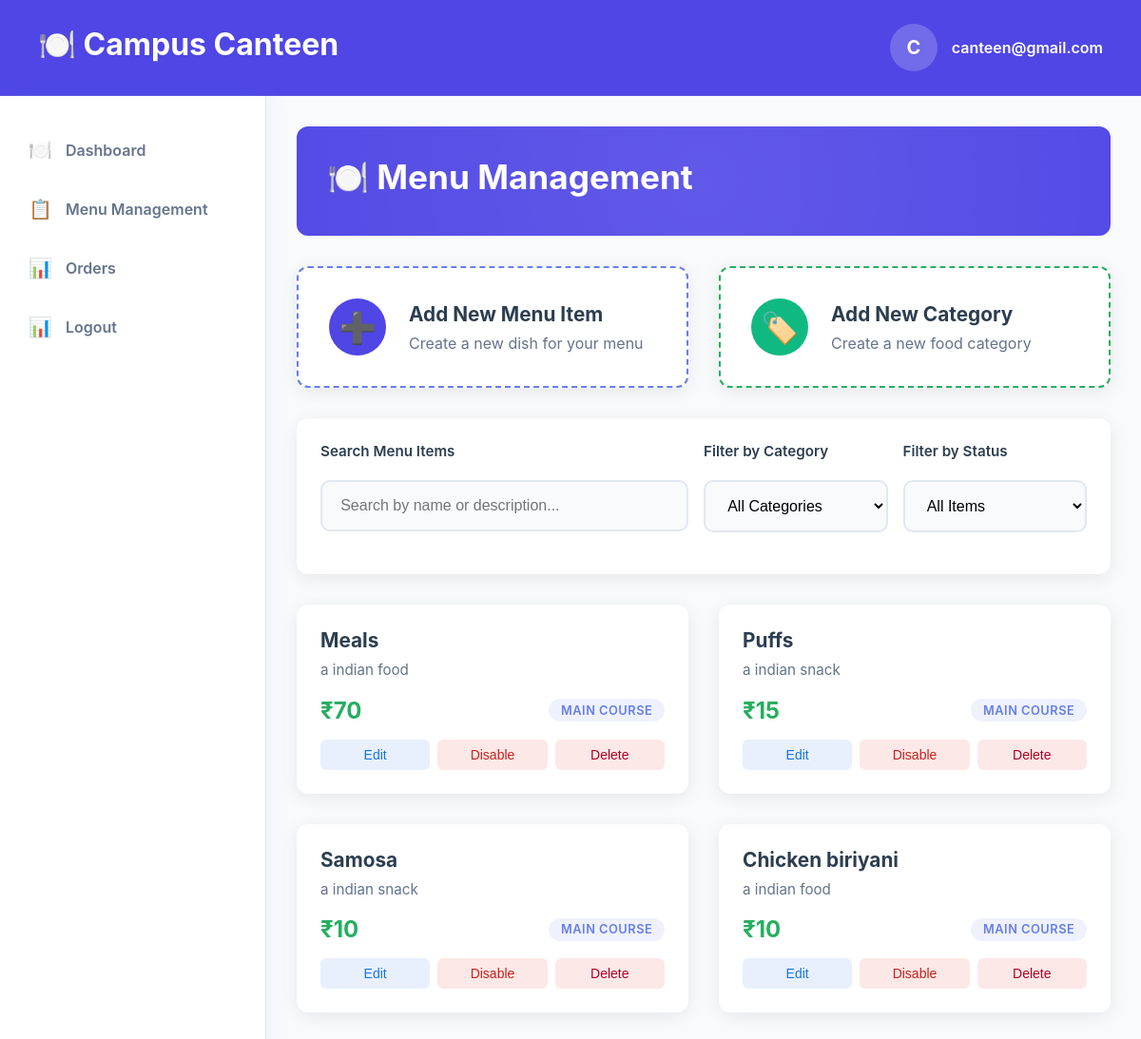
/public/canteen/menu_management (signed in), run on the app's committed database.
### tables this page shows
CREATE TABLE `items` (
  `id` int(11) NOT NULL,
  `name` varchar(50) DEFAULT NULL,
  `price` decimal(5,0) NOT NULL,
  `canteen_id` int(11) DEFAULT NULL,
  `image_location` varchar(255) DEFAULT NULL,
  `status` enum('available','unavailable') NOT NULL DEFAULT 'available',
  `description` text NOT NULL,
  `category_id` int(11) DEFAULT NULL
);

### app/controllers/Canteen.php (called while the page is built, shortened)
<?php
class Canteen extends Controller
{
    public function menu_management()
    {
        $categories = new Categories;
        $items = new Items;
        $canteen_items = $items->where(['canteen_id' => CANTEEN_ID]);
        $data['items'] = $canteen_items;
        $result = $categories->where(['canteen_id' => CANTEEN_ID]);
        $data['categories'] = [];
        foreach ($result as $res) {
            $data['categories'][] = ['name' => $res->name, 'id' => $res->id];
        }
        $this->view('canteen/menu_management', $data);
    }
}

### app/core/App.php (called while the page is built, shortened)
<?php
class App
{
    private $method = 'index';
    private function splitURL()
    {
        $URL = $_GET['url'] ?? 'home';
        $URL = explode("/", trim($URL, "/"));
        return $URL;
    }
    public function loadController()
    {
        $URL = $this->splitURL();
        $filename = "../app/controllers/" . ucfirst($URL[0]) . ".php";
        if (file_exists($filename)) {
            unset($URL[0]);
        } else {
            $filename = "../app/controllers/_404.php";
            if (file_exists($filename)) {
                require $filename;
                $this->controller = "_404";
            }
        }
        $controller = new $this->controller();
        if (!empty($URL[1])) {
            if (method_exists($controller, $URL[1])) {
                $this->method = $URL[1];
                unset($URL[1]);
            }
        }
        call_user_func_array([$controller, $this->method], $URL);
    }
}

### public/index.php (called while the page is built, shortened)
<?php
require "../app/core/init.php";
$app = new App;
$app->loadController();

### app/core/init.php (called while the page is built, shortened)
<?php
spl_autoload_register(function ($classname) {
    $filename = "../app/models/" . ucfirst($classname) . ".php";
});
require 'Database.php';
require 'App.php';

### app/core/Database.php (called while the page is built, shortened)
<?php
trait Database
{
    private function connect()
    {
        $string = "mysql:hostname=" . DBHOST . ";dbname=" . DBNAME;
        $con = new PDO($string, DBUSER, DBPASS);
        $con->setAttribute(PDO::ATTR_ERRMODE, PDO::ERRMODE_EXCEPTION);
        return $con;
    }
    public function query($query, $data = [], $returnInsertId = false)
    {
        $con = $this->connect();
        $stm = $con->prepare($query);
        $check  = $stm->execute($data);
        if ($check) {
            $result = $stm->fetchAll(PDO::FETCH_OBJ);
            if (is_array($result) && count($result)) {
                return $result;
            }
        }
        return false;
    }
}

### app/core/Model.php (called while the page is built, shortened)
<?php
trait Model
{
    protected $order_type = "desc";
    protected $order_column = "id";
    public function where($data, $data_not = [], $limit = '', $custom = '')
    {
        $keys = array_keys($data);
        $query = "select * from $this->table where ";
        foreach ($keys as $key) {
            $query .= $key . " = :" . $key . " AND ";
        }
        $query = trim($query, " AND ");
        $query .= " order by $this->order_column $this->order_type ";
        $data = array_merge($data, $data_not);
        return $this->query($query, $data);
    }
}

### app/views/canteen/menu_management.view.php (the view, shortened to what this page needs)
<!DOCTYPE html>
<html lang="en">
<head>
    <link rel="stylesheet" href="/canteen-preorder-system/public/assets/css/header.css">
    <link rel="stylesheet" href="/canteen-preorder-system/public/assets/css/sidebar.css">
    <link rel="stylesheet" href="/canteen-preorder-system/public/assets/css/student-general.css">
    <link rel="stylesheet" href="/canteen-preorder-system/public/assets/css/canteen-common.css">
    <link rel="stylesheet" href="/canteen-preorder-system/public/assets/css/menu-management.css">
    <link rel="stylesheet" href="/canteen-preorder-system/public/assets/css/add-item.css">
</head>
<body>
    <?php require 'header.view.php'; ?>
    <div class="container">
        <?php $page = "menu_management";
        require 'sidebar.view.php'; ?>
        <div class="main-content">
            <div class="page-header">
                <div class="page-header-content">
                    <h1 class="page-title">🍽️ Menu Management</h1>
                </div>
            </div>
            <div class="quick-actions-grid">
                <div data-modal-target="#modal" class="add-item-section">
                    <a href="#" class="add-new-item-btn">
                        <span class="add-icon">➕</span>
                        <div class="add-content">
                            <h3>Add New Menu Item</h3>
                            <p>Create a new dish for your menu</p>
                        </div>
                    </a>
                </div>
                <div data-modal-target="#category-modal" class="add-category-section">
                    <a href="#" class="add-new-category-btn">
                        <span class="add-icon">🏷️</span>
                        <div class="add-content">
                            <h3>Add New Category</h3>
                            <p>Create a new food category</p>
                        </div>
                    </a>
                </div>
            </div>
            <div class="search-filter-section">
                <div class="search-filter-grid">
                    <div class="form-group">
                        <label class="form-label">Search Menu Items</label>
                        <input type="text" data-from="c" class="form-input" placeholder="Search by name or description..." id="searchInput">
                    </div>
                    <div class="form-group">
                        <label class="form-label">Filter by Category</label>
                        <select class="form-select" id="categoryFilter">
                            <option value="">All Categories</option>
                        </select>
                    </div>
                    <div class="form-group">
                        <label class="form-label">Filter by Status</label>
                        <select class="form-select" id="statusFilter">
                            <option value="">All Items</option>
                        </select>
                    </div>
                </div>
            </div>
            <div class="menu-grid" id="menuGrid">
                <?php if (!empty($items)): ?>
                    <?php foreach ($items as $item): ?>
                        <div class="menu-card" data-name="<?= $item->name ?>" data-id="<?= $item->id ?>" data-category="main-course" data-status="available">
                            <div class="menu-card-content">
                                <h3 class="menu-item-name"><?= ucfirst($item->name) ?></h3>
                                <p class="menu-item-description"><?= $item->description ?></p>
                                <div class="menu-item-details">
                                    <span class="menu-item-price">₹<?= $item->price ?></span>
                                    <span class="menu-item-category">Main Course</span>
                                </div>
                                <div class="menu-item-actions">
                                    <button data-modal-target="#edit-modal<?= $item->id ?>" data-action="edit" class="action-btn edit-item edit-btn"> Edit</button>
                                    <?php if ($item->status == 'available'): ?>
                                        <button data-action="change-status" class="action-btn change-status edit-item disable-btn  ">Disable</button>
                                    <?php else: ?>
                                        <button data-action="change-status" class="action-btn change-status edit-item enable-btn  ">Enable</button>
                                    <?php endif; ?>
                                    <button data-modal-target="#delete-modal<?= $item->id ?>" data-action="delete" class="action-btn delete-btn edit-item">Delete</button>
                                </div>
                            </div>
                        </div>
                    <?php endforeach; ?>
                <?php endif; ?>
            </div>
        </div>
</body>
</html>

### public/assets/css/student-general.css (style rules this page uses)
* { margin: 0; padding: 0; box-sizing: border-box; }
body { font-family: "Segoe UI", Tahoma, Geneva, Verdana, sans-serif; min-height: 100vh; color: #333; overflow-x: hidden; }
.container { display: flex; margin: 0 auto; background-color: white; min-height: calc(100vh - 80px); }
.main-content { flex: 1; padding: 30px; }
.page-header { display: flex; align-items: center; gap: 15px; margin-bottom: 30px; }
.page-header::before { content: "📊"; font-size: 24px; }

### public/assets/css/canteen-common.css (style rules this page uses)
:root { --primary-color: #2c3e50; --secondary-color: #3498db; --success-color: #27ae60; --warning-color: #f39c12; --danger-color: #e74c3c; --light-bg: #f8fafc; --card-shadow: 0 4px 20px rgba(0, 0, 0, 0.08); --border-radius: 12px; --transition: all 0.3s ease; }
* { box-sizing: border-box; }
body { margin: 0; background: #f8fafc; font-family: 'Inter', 'Segoe UI', Tahoma, Geneva, Verdana, sans-serif; min-height: 100vh; }
.main-content { flex: 1; padding: 2rem; background: var(--light-bg); min-height: calc(100vh - 80px); }
.welcome-section, .page-header { background: #4f46e5; border-radius: var(--border-radius); padding: 2rem; color: white; margin-bottom: 2rem; position: relative; overflow: hidden; }
.welcome-section::before, .page-header::before { content: ''; position: absolute; top: -50%; right: -50%; width: 200%; height: 200%; background: radial-gradient(circle, rgba(255, 255, 255, 0.1) 0%, transparent 70%); animation: float 6s ease-in-out infinite; }
.welcome-content, .page-header-content { position: relative; z-index: 2; }
.page-header-content { display: flex; justify-content: space-between; align-items: center; }
.welcome-section h1, .page-title { margin: 0 0 0.5rem 0; font-size: 2.5rem; font-weight: 700; }
.page-title { font-size: 2.2rem; }
.stat-card, .menu-card, .orders-section, .quick-actions, .search-filter-section { background: white; border-radius: var(--border-radius); box-shadow: var(--card-shadow); border: 1px solid rgba(255, 255, 255, 0.2); transition: var(--transition); }
.action-btn { padding: 0.6rem 1rem; border: none; border-radius: 8px; font-weight: 600; cursor: pointer; transition: var(--transition); text-decoration: none; text-align: center; font-size: 0.9rem; display: inline-block; }
.form-group { display: flex; flex-direction: column; }
.form-label { font-weight: 600; color: var(--primary-color); margin-bottom: 0.5rem; font-size: 0.9rem; }
.form-input, .form-select { padding: 0.8rem 1rem; border: 2px solid #e2e8f0; border-radius: 8px; font-size: 1rem; transition: var(--transition); background: #f8fafc; }
.form-select { cursor: pointer; }

### public/assets/css/add-item.css (style rules this page uses)
*, *::after, *::before { box-sizing: border-box; }

### data on the page
items: name "Meals", description "a indian food", price "70", status "Disable"
items: name "Puffs", description "a indian snack", price "15", status "Disable"
items: name "Samosa", description "a indian snack", price "10", status "Disable"
items: name "Chicken biriyani", description "a indian food", price "10", status "Disable"

### other printed values
$_SESSION['CANTEEN']->email[0] "C"
$_SESSION['CANTEEN']->email "canteen@gmail.com"
